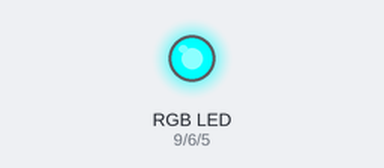
Simulated run of this sketch. Board: Arduino Uno, built with avr-gcc and run on an emulated ATmega328P. On the bench: an RGB LED mixed from three pins (HIGH = lit).

Above: at 0.5 s.
At 1.5 s:
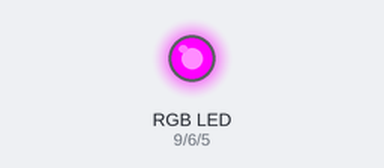
At 5.5 s:
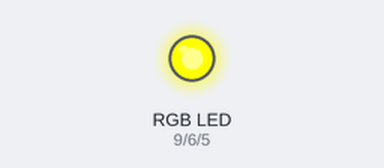
Timing chart, 0 to 6.9 s (numbered marks = the images above):
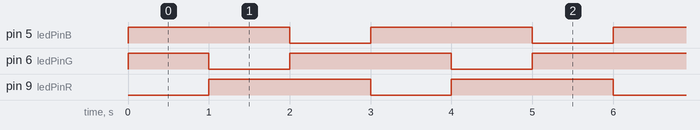

Measured:
- by itself, pin 5 (ledPinB), pin 6 (ledPinG), pin 9 (ledPinR): alternates HIGH for 2.0 s and LOW for 1.0 s
- by itself, everything shown: repeats every 3.0 s, in 3 steps

The sketch:

led_RGB.ino
```cpp
// (licence header left out)
// Definimos las variables de tipo entero
int ledPinR = 9;
int ledPinG = 6;
int ledPinB = 5;
int delayTime = 1000;

//Este código se ejecuta la primera vez
void setup() {
  // Configuramos los pines en modo salida
  pinMode(ledPinR, OUTPUT);
  pinMode(ledPinG, OUTPUT);
  pinMode(ledPinB, OUTPUT);
  // Inicializamos los pines a un valor BAJO
  analogWrite(ledPinR, 255);
  analogWrite(ledPinG, 255);
  analogWrite(ledPinB, 255);
}

//Este código se ejecuta en bucle repetidamente
void loop() {
  // Escribimos el valor 0 para encender el rojo
  analogWrite(ledPinR, 0);
  analogWrite(ledPinG, 255);
  analogWrite(ledPinB, 255);
  // Esperamos
  delay(delayTime);
  // Escribimos el valor 0 para encender el verde
  analogWrite(ledPinR, 255);
  analogWrite(ledPinG, 0);
  analogWrite(ledPinB, 255);
  // Esperamos
  delay(delayTime);
  // Escribimos el valor 0 para encender el azul
  analogWrite(ledPinR, 255);
  analogWrite(ledPinG, 255);
  analogWrite(ledPinB, 0);
  // Esperamos
  delay(delayTime);
}
```
